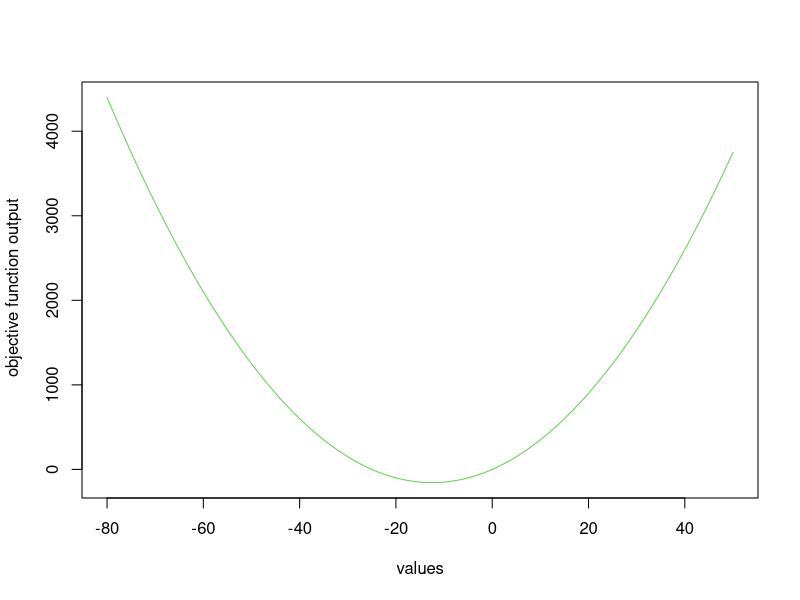

R code for this plot: (Note: this script raises an error after producing the figure.)
#test_change
a=1+2
print (a)
#Changes are not flowing in - why?

#Define objective function
obj_fun<-function(x)
{
  return(x^2+25*x)
}


#Graphical representation
valuesx<-c(-80:50)
obj_out<-obj_fun(valuesx)
plot(x=valuesx,y=obj_out,typ='l', col=3, xlab = 'values', ylab=' objective function output')

#Define cost function
cost<-function(x){
  return(2*x+25)
}

#Gradient descent function
grad_desc<-function(x = 0.1, alpha = 0.6, conv=0.001, max_iter=100) 
{
  #alpha = learning rate or step size
  #conv = maximum improvement from previous iteration
  #max_iter = stopping iterations

  xtrace <- x
  ftrace <- obj_fun(x)
  diff=obj_fun(x)
  iter=1
  
  #Search for solution until max iterations are reached or improvement is very minimal
  while (iter<max_iter & diff>conv) {
    prev_out<-obj_fun(x)
    x <- x - alpha * cost(x)
    new_out<-obj_fun(x)
    diff=prev_out-new_out
    
    xtrace <- c(xtrace,x)
    ftrace <- c(ftrace,obj_fun(x))
    iter=iter+1
  }
  
  data.frame(
    "x" = xtrace,
    "f_x" = ftrace
  )
}

#Test optimisation function
out<-grad(x=20, alpha=0.1 ,max_iter =100)

#Minimum
print(tail(out,n=1))
#-12.45977 -156.2484

#Plot of output
plot(x=valuesx,y=obj_out,typ='l', col=3, xlab = 'values', ylab=' objective function output')
points(x=out$x,y=out$f_x)
